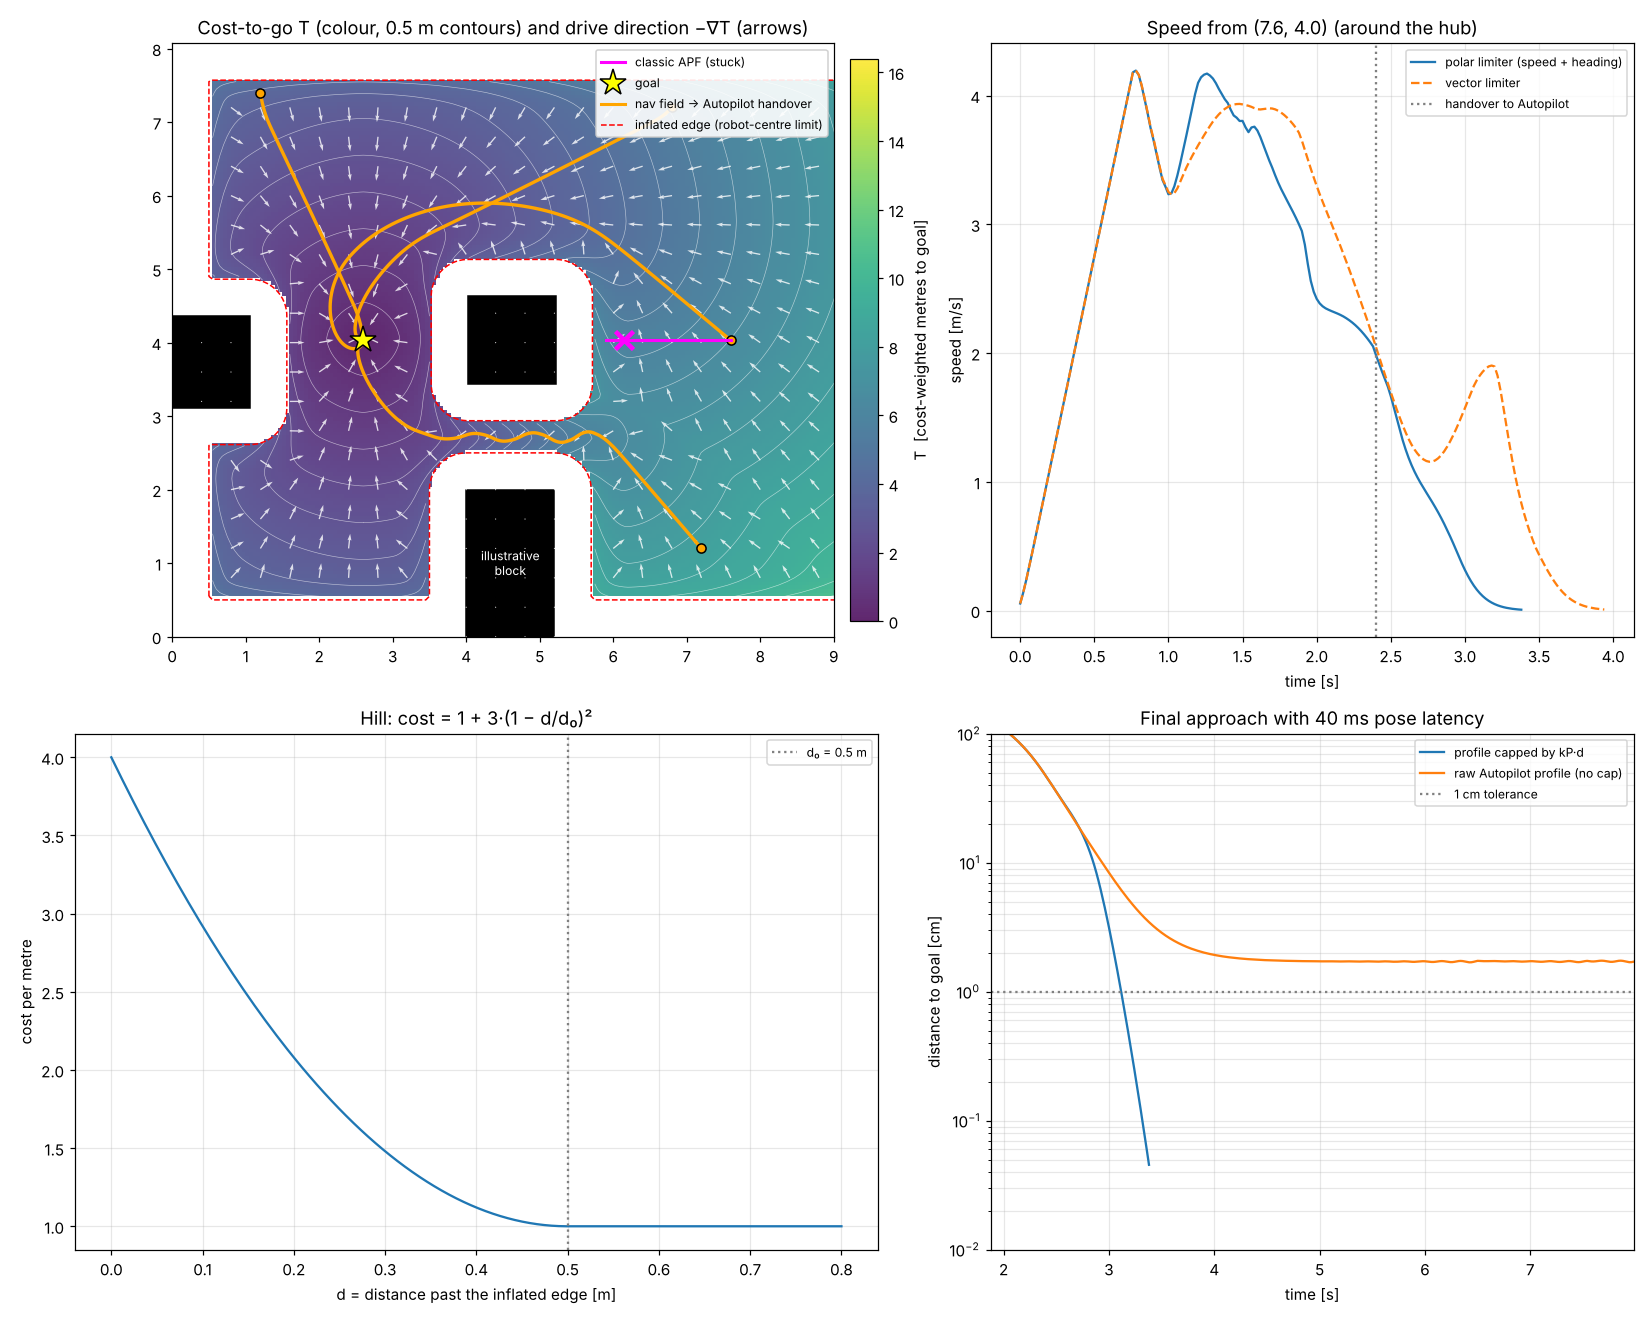

Generate this figure with Python:
"""
Navigation-field demo: hill-cost grid -> Fast Marching cost-to-go T -> drive down -grad(T)
-> hand over to an Autopilot-style terminal approach.

Compared against a classic artificial potential field (APF), which gets stuck behind the hub.

Run:  python3 tools/navfield_demo/navfield_demo.py
Out:  tools/navfield_demo/navfield_demo.png  (+ stats printed to stdout)

Units: metres, seconds. Blue-alliance coordinates. Obstacles are the hub and tower from
FieldConstants.kt plus one ILLUSTRATIVE block (not real field geometry) that makes a
narrow gap, to show that the robot drives through the middle of it.
"""

import heapq
import math
from pathlib import Path

import matplotlib

matplotlib.use("Agg")
import matplotlib.pyplot as plt
import numpy as np

# ----------------------------------------------------------------------------- parameters
FIELD_X, FIELD_Y = 16.54, 8.07
CELL = 0.05  # grid resolution [m]

ROBOT_RADIUS = 0.45  # bumper half-width [m]
SAFETY = 0.05  # extra margin on top of the robot radius [m]
INFLATE = ROBOT_RADIUS + SAFETY

HILL_RANGE = 0.5  # d0: how far from an (inflated) obstacle the hill reaches [m]
HILL_WEIGHT = 3.0  # w: cost multiplier right at the inflated edge

# Autopilot constraints (same accel/jerk as lib/align/AlignToPose.kt, plus a speed cap)
V_MAX, A_MAX, JERK = 4.5, 5.5, 300.0
A_LAT = 5.0  # max sideways accel used by the polar rate limiter [m/s^2]
KP_TERMINAL = 5.0  # linear cap near the goal: v <= kP * d  [1/s]
HANDOVER_T = 0.6  # switch from nav field to Autopilot when T < this [m]

DT = 0.02
TAU = 0.04  # drivetrain velocity lag (first order) [s]
LATENCY_CYCLES = 2  # the controller sees the pose from this many cycles ago (40 ms)

HUB_SIDE = 1.194
HUB_BLUE = (4.62041, 4.03463)
RECTS = [  # (xmin, ymin, xmax, ymax)
    (HUB_BLUE[0] - HUB_SIDE / 2, HUB_BLUE[1] - HUB_SIDE / 2,
     HUB_BLUE[0] + HUB_SIDE / 2, HUB_BLUE[1] + HUB_SIDE / 2),  # blue hub
    (0.0, 3.113, 1.060, 4.363),  # blue tower (CLIMB_RECTANGLE)
    (4.0, 0.0, 5.2, 2.0),  # ILLUSTRATIVE block -> narrow gap below the hub
]
RECTS += [(FIELD_X - r[2], r[1], FIELD_X - r[0], r[3]) for r in RECTS[:2]]  # red hub + tower

GOAL = np.array([2.6, 4.03])
STARTS = [np.array(p) for p in [(7.6, 4.03), (7.2, 1.2), (6.8, 7.2), (1.2, 7.4)]]


# ----------------------------------------------------------------------------- geometry
def dist_to_obstacles(x, y):
    """Distance from (x, y) to the nearest raw obstacle surface or field wall (vectorised)."""
    d = np.minimum.reduce([x, FIELD_X - x, y, FIELD_Y - y])
    for xmin, ymin, xmax, ymax in RECTS:
        dx = np.maximum.reduce([xmin - x, np.zeros_like(x), x - xmax])
        dy = np.maximum.reduce([ymin - y, np.zeros_like(y), y - ymax])
        d = np.minimum(d, np.hypot(dx, dy))
    return d


def hill(d):
    """Quadratic bowl: 1 at the inflated edge, 0 at HILL_RANGE, smooth (zero slope) at HILL_RANGE."""
    return np.clip(1.0 - d / HILL_RANGE, 0.0, 1.0) ** 2


# ----------------------------------------------------------------------------- grid + FMM
nx, ny = int(round(FIELD_X / CELL)) + 1, int(round(FIELD_Y / CELL)) + 1
gx, gy = np.meshgrid(np.arange(nx) * CELL, np.arange(ny) * CELL, indexing="ij")
clearance = dist_to_obstacles(gx, gy) - INFLATE  # d: distance past the inflated edge
COST = np.where(clearance <= 0, np.inf, 1.0 + HILL_WEIGHT * hill(clearance))


def fast_marching(cost, goal):
    """First-order Fast Marching: solves |grad T| = cost outward from the goal."""
    T = np.full(cost.shape, np.inf)
    frozen = np.zeros(cost.shape, bool)
    gi, gj = int(round(goal[0] / CELL)), int(round(goal[1] / CELL))
    T[gi, gj] = 0.0
    heap = [(0.0, gi, gj)]
    while heap:
        t, i, j = heapq.heappop(heap)
        if frozen[i, j]:
            continue
        frozen[i, j] = True
        for ni, nj in ((i + 1, j), (i - 1, j), (i, j + 1), (i, j - 1)):
            if not (0 <= ni < nx and 0 <= nj < ny) or frozen[ni, nj] or not np.isfinite(cost[ni, nj]):
                continue
            a = min(T[ni - 1, nj] if ni > 0 else np.inf, T[ni + 1, nj] if ni < nx - 1 else np.inf)
            b = min(T[ni, nj - 1] if nj > 0 else np.inf, T[ni, nj + 1] if nj < ny - 1 else np.inf)
            hc = CELL * cost[ni, nj]
            if abs(a - b) >= hc:  # only one upwind neighbour contributes
                cand = min(a, b) + hc
            else:  # both contribute: solve (T-a)^2 + (T-b)^2 = hc^2
                cand = 0.5 * (a + b + math.sqrt(2 * hc * hc - (a - b) ** 2))
            if cand < T[ni, nj]:
                T[ni, nj] = cand
                heapq.heappush(heap, (cand, ni, nj))
    return T


T_GRID = fast_marching(COST, GOAL)
# For interpolation, give obstacle cells a large finite value so the gradient points out of them.
T_FILLED = np.where(np.isfinite(T_GRID), T_GRID, np.nanmax(T_GRID[np.isfinite(T_GRID)]) + 5.0)


def T_at(p):
    """Bilinear interpolation of T at a point."""
    fx, fy = np.clip(p[0] / CELL, 0, nx - 1.001), np.clip(p[1] / CELL, 0, ny - 1.001)
    i, j = int(fx), int(fy)
    u, v = fx - i, fy - j
    return ((1 - u) * (1 - v) * T_FILLED[i, j] + u * (1 - v) * T_FILLED[i + 1, j]
            + (1 - u) * v * T_FILLED[i, j + 1] + u * v * T_FILLED[i + 1, j + 1])


def downhill(p):
    """Unit vector along -grad T (central differences on the interpolated field)."""
    h = CELL
    g = np.array([T_at(p + (h, 0)) - T_at(p - (h, 0)), T_at(p + (0, h)) - T_at(p - (0, h))]) / (2 * h)
    n = np.linalg.norm(g)
    return -g / n if n > 1e-9 else np.zeros(2)


# ----------------------------------------------------------------------------- Autopilot bits
X0 = A_MAX ** 3 / (18 * JERK ** 2)


def jerk_v(d):
    return (4.5 * d * d * JERK) ** (1 / 3)


V0 = jerk_v(X0)


def profile_speed(d, linear_cap=True):
    """APConstraints.calculateMaxVelocity, optionally capped by kP*d near the goal (fix A)."""
    v = math.sqrt(V0 * V0 + 2 * A_MAX * (d - X0)) if d > X0 else jerk_v(d)
    v = min(v, V_MAX)
    return min(v, KP_TERMINAL * d) if linear_cap else v


def limit_vector(v_cur, v_goal):
    """Clamp the change of the full 2D velocity vector to A_MAX*dt (cuts the chord in turns).
    Like Autopilot's correct() (min(goal, push(...))), braking is not limited: the speed profile
    already encodes the braking, so the result is never faster than the goal."""
    delta = v_goal - v_cur
    n = np.linalg.norm(delta)
    out = v_goal if n <= A_MAX * DT else v_cur + delta * (A_MAX * DT / n)
    s_out, s_goal = np.linalg.norm(out), np.linalg.norm(v_goal)
    return out * (s_goal / s_out) if s_out > s_goal else out


def limit_polar(v_cur, v_goal):
    """Limit acceleration to A_MAX and heading change to A_LAT/speed -> keeps speed in turns."""
    s, s_goal = np.linalg.norm(v_cur), np.linalg.norm(v_goal)
    if s < 0.3 or s_goal < 1e-6:  # slow or stopping: plain vector limit is fine
        return limit_vector(v_cur, v_goal)
    th, th_goal = math.atan2(v_cur[1], v_cur[0]), math.atan2(v_goal[1], v_goal[0])
    dth = (th_goal - th + math.pi) % (2 * math.pi) - math.pi
    max_dth = A_LAT / s * DT
    th += max(-max_dth, min(max_dth, dth))
    s_goal *= max(math.cos(dth), 0.0)  # pointing the wrong way -> slow down instead of orbiting
    s = min(s + A_MAX * DT, s_goal)  # accelerate at A_MAX, brake immediately (like Autopilot)
    return s * np.array([math.cos(th), math.sin(th)])


def corner_speed_limit(p, step=0.1, horizon=3.0):
    """Trace the downhill streamline ahead, estimate its curvature, and return the fastest speed
    from which the robot can still brake to sqrt(A_LAT / curvature) at every point ahead."""
    v_lim, q, s = V_MAX, p.copy(), 0.0
    d_prev = downhill(q)
    while s < horizon and T_at(q) > HANDOVER_T:
        q = q + step * d_prev
        s += step
        d_next = downhill(q)
        turn = math.acos(max(-1.0, min(1.0, float(d_prev @ d_next))))
        if turn > 1e-6:
            v_corner = math.sqrt(A_LAT * step / turn)  # curvature = turn / step
            v_lim = min(v_lim, math.sqrt(v_corner ** 2 + 2 * A_MAX * s))
        d_prev = d_next
    return v_lim


# ----------------------------------------------------------------------------- simulation
def simulate(start, mode="navfield", limiter=limit_polar, linear_cap=True, t_max=8.0,
             latency=LATENCY_CYCLES):
    """mode: 'navfield' (nav field + Autopilot handover) or 'apf' (classic potential field)."""
    p, v_actual, v_cmd = start.astype(float).copy(), np.zeros(2), np.zeros(2)
    log = {"t": [], "p": [], "speed": [], "clear": [], "dist": [], "phase": []}
    settled = 0
    history = [p.copy()] * (latency + 1)  # delayed pose measurements
    for k in range(int(t_max / DT)):
        p_true, p = p, history[0]  # control on the delayed measurement
        dist = np.linalg.norm(GOAL - p)
        if mode == "apf":
            goal_v = apf_velocity(p)
            phase = 0
        elif T_at(p) > HANDOVER_T:  # nav field: direction from the field, speed from T
            speed = min(profile_speed(T_at(p), linear_cap), corner_speed_limit(p))
            goal_v = downhill(p) * speed
            phase = 0
        else:  # Autopilot terminal (beeline) approach to the exact point
            goal_v = (GOAL - p) / max(dist, 1e-9) * profile_speed(dist, linear_cap)
            phase = 1
        # Like Autopilot's correct(): start from the last command, not the noisy measurement.
        v_cmd = limiter(v_cmd, goal_v)
        v_actual += (v_cmd - v_actual) * (DT / TAU) if TAU > DT else (v_cmd - v_actual)
        p = p_true + v_actual * DT
        history = history[1:] + [p.copy()]

        log["t"].append(k * DT)
        log["p"].append(p.copy())
        log["speed"].append(np.linalg.norm(v_actual))
        log["clear"].append(float(dist_to_obstacles(np.array(p[0]), np.array(p[1]))) - ROBOT_RADIUS)
        log["dist"].append(np.linalg.norm(GOAL - p))
        log["phase"].append(phase)
        # done = within 1 cm AND below 2 cm/s, debounced 5 cycles
        settled = settled + 1 if (log["dist"][-1] < 0.01 and log["speed"][-1] < 0.02) else 0
        if settled >= 5 and mode != "apf":
            break
    return {k: np.array(v) for k, v in log.items()}


def apf_velocity(p, k_att=1.5, eta=0.6, d0=1.0):
    """Classic Khatib APF: attractive + repulsive gradient, velocity = clamp(force)."""
    f = k_att * (GOAL - p)
    for xmin, ymin, xmax, ymax in RECTS:
        q = np.array([min(max(p[0], xmin), xmax), min(max(p[1], ymin), ymax)])
        diff = p - q
        d = max(np.linalg.norm(diff) - INFLATE, 0.05)
        if d < d0 and np.linalg.norm(diff) > 1e-9:
            f += eta * (1 / d - 1 / d0) / d ** 2 * diff / np.linalg.norm(diff)
    n = np.linalg.norm(f)
    return f if n <= V_MAX else f * V_MAX / n


# ----------------------------------------------------------------------------- run + plot
def fmt(p):
    return f"({p[0]:.1f}, {p[1]:.1f})"


def main():
    out = Path(__file__).with_suffix(".png")
    runs = [simulate(s) for s in STARTS]
    apf = simulate(STARTS[0], mode="apf", limiter=limit_vector)
    vec = simulate(STARTS[0], limiter=limit_vector)
    nocap = simulate(STARTS[0], linear_cap=False)
    apf_stuck = apf["dist"][-1] > 0.1

    print(f"grid {nx}x{ny} = {nx * ny} cells at {CELL} m, pose latency {LATENCY_CYCLES * DT * 1000:.0f} ms")
    for s, r in zip(STARTS, runs):
        print(f"nav field from {fmt(s)}: settled in {r['t'][-1]:.2f} s, final error {r['dist'][-1] * 100:.2f} cm, "
              f"min bumper clearance {r['clear'].min() * 100:.1f} cm")
    print(f"vector limiter from {fmt(STARTS[0])}: {vec['t'][-1]:.2f} s (polar: {runs[0]['t'][-1]:.2f} s)")
    tail = nocap["dist"][-50:]
    print(f"raw profile, no kP cap: still {tail.min() * 100:.2f}-{tail.max() * 100:.2f} cm from goal after "
          f"{nocap['t'][-1]:.0f} s (capped: {runs[0]['dist'][-1] * 100:.2f} cm)")
    print(f"classic APF from {fmt(STARTS[0])}: ends {apf['dist'][-1]:.2f} m from goal at "
          f"{apf['speed'][-1]:.3f} m/s" + (" -> stuck in a local minimum" if apf_stuck else ""))

    fig = plt.figure(figsize=(15, 12))
    gs = fig.add_gridspec(2, 2, width_ratios=[1.25, 1], height_ratios=[1.15, 1])

    # 1. field: T heat map, -grad T arrows, trajectories
    ax = fig.add_subplot(gs[0, 0])
    Tm = np.ma.masked_invalid(T_GRID)
    im = ax.imshow(Tm.T, origin="lower", extent=(0, FIELD_X, 0, FIELD_Y), cmap="viridis", alpha=0.85)
    ax.contour(gx, gy, Tm, levels=np.arange(0, 30, 0.5), colors="white", linewidths=0.4, alpha=0.6)
    ax.contour(gx, gy, clearance, levels=[0], colors="red", linewidths=1, linestyles="--")
    for xmin, ymin, xmax, ymax in RECTS:
        ax.add_patch(plt.Rectangle((xmin, ymin), xmax - xmin, ymax - ymin, color="black"))
    step = 8
    qx, qy = gx[::step, ::step], gy[::step, ::step]
    U, V = np.zeros_like(qx), np.zeros_like(qy)
    for a in range(qx.shape[0]):
        for b in range(qx.shape[1]):
            if clearance[a * step, b * step] > 0:
                U[a, b], V[a, b] = downhill(np.array([qx[a, b], qy[a, b]]))
    ax.quiver(qx, qy, U, V, color="white", scale=45, width=0.002, alpha=0.8)
    for r in runs:
        ax.plot(r["p"][:, 0], r["p"][:, 1], color="orange", lw=2.2)
        ax.plot(*r["p"][0], "o", color="orange", mec="black")
    ax.plot(apf["p"][:, 0], apf["p"][:, 1], color="magenta", lw=2,
            label="classic APF" + (" (stuck)" if apf_stuck else ""))
    ax.plot(*apf["p"][-1], "x", color="magenta", ms=12, mew=3)
    ax.plot(*GOAL, "*", color="yellow", ms=18, mec="black", label="goal")
    ax.plot([], [], color="orange", lw=2, label="nav field → Autopilot handover")
    ax.plot([], [], "r--", lw=1, label="inflated edge (robot-centre limit)")
    ax.text(4.6, 1.0, "illustrative\nblock", color="white", ha="center", va="center", fontsize=8)
    ax.set_xlim(0, 9.0)
    ax.set_ylim(0, FIELD_Y)
    ax.set_aspect("equal")
    ax.set_title("Cost-to-go T (colour, 0.5 m contours) and drive direction −∇T (arrows)")
    ax.legend(loc="upper right", fontsize=8, framealpha=0.9)
    fig.colorbar(im, ax=ax, fraction=0.035, pad=0.02, label="T  [cost-weighted metres to goal]")

    # 2. speed over time: polar vs vector limiter
    ax = fig.add_subplot(gs[0, 1])
    ax.plot(runs[0]["t"], runs[0]["speed"], label="polar limiter (speed + heading)")
    ax.plot(vec["t"], vec["speed"], "--", label="vector limiter")
    if (runs[0]["phase"] == 1).any():
        ax.axvline(runs[0]["t"][np.argmax(runs[0]["phase"] == 1)], color="gray", ls=":",
                   label="handover to Autopilot")
    ax.set_xlabel("time [s]")
    ax.set_ylabel("speed [m/s]")
    ax.set_title(f"Speed from {fmt(STARTS[0])} (around the hub)")
    ax.grid(alpha=0.3)
    ax.legend(fontsize=8)

    # 3. hill function / cost
    ax = fig.add_subplot(gs[1, 0])
    d = np.linspace(0, 0.8, 200)
    ax.plot(d, 1 + HILL_WEIGHT * hill(d))
    ax.axvline(HILL_RANGE, color="gray", ls=":", label=f"d₀ = {HILL_RANGE:g} m")
    ax.set_xlabel("d = distance past the inflated edge [m]")
    ax.set_ylabel("cost per metre")
    ax.set_title(f"Hill: cost = 1 + {HILL_WEIGHT:g}·(1 − d/d₀)²")
    ax.grid(alpha=0.3)
    ax.legend(fontsize=8)

    # 4. final approach with latency: kP*d cap vs raw jerk profile
    ax = fig.add_subplot(gs[1, 1])
    for r, lab in ((runs[0], "profile capped by kP·d"), (nocap, "raw Autopilot profile (no cap)")):
        ax.semilogy(r["t"], np.maximum(r["dist"], 1e-5) * 100, label=lab)
    ax.axhline(1.0, color="gray", ls=":", label="1 cm tolerance")
    ax.set_xlim(runs[0]["t"][-1] - 1.5, nocap["t"][-1])
    ax.set_ylim(1e-2, 1e2)
    ax.set_xlabel("time [s]")
    ax.set_ylabel("distance to goal [cm]")
    ax.set_title(f"Final approach with {LATENCY_CYCLES * DT * 1000:.0f} ms pose latency")
    ax.grid(alpha=0.3, which="both")
    ax.legend(fontsize=8)

    fig.tight_layout()
    fig.savefig(out, dpi=110)
    print(f"saved {out}")


if __name__ == "__main__":
    main()
